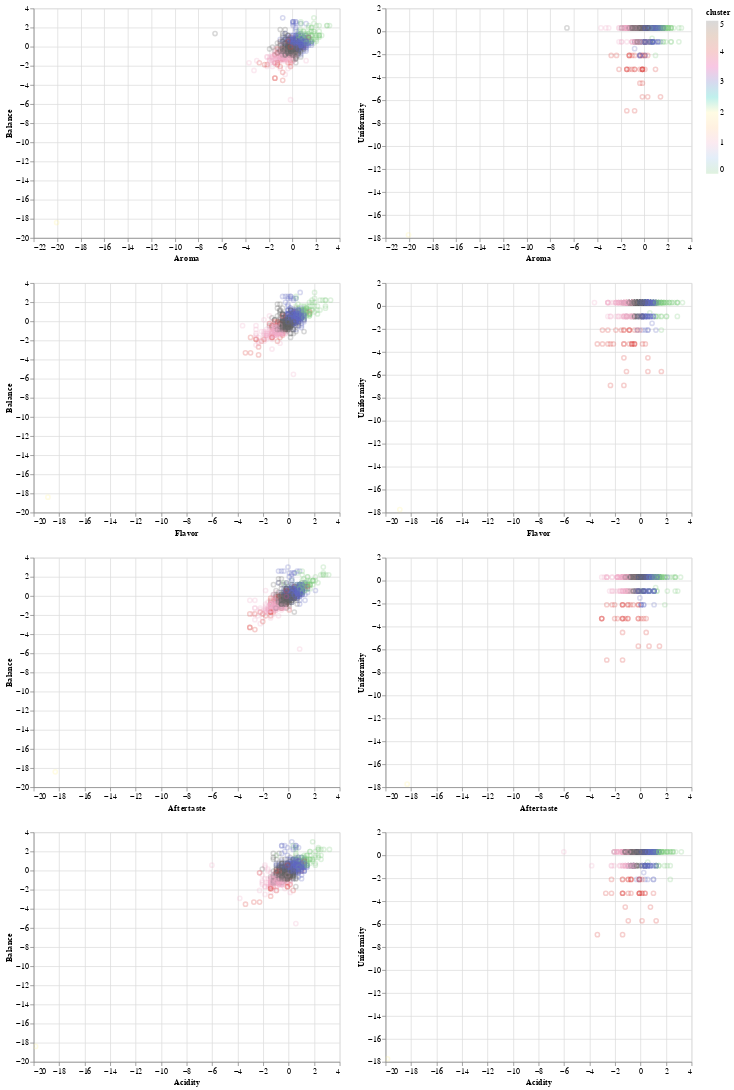

Notebook code for this chart:
### Markdown cell above
Figure 2.1- Scatter matrix created using k=6. Cluster 3 in the light green is shown towards the top-right in all cases.

### Code cell
tidy_coffee_cluster_k7_plot=alt.Chart(tidy_coffee_cluster_k7_df).mark_point(opacity=0.25).encode(
    x=alt.X(alt.repeat("row"),type="quantitative"),
    y=alt.Y(alt.repeat("column"),type="quantitative"),
    color=alt.Color("cluster",scale=alt.Scale(scheme="accent")),
   tooltip =["Species","Country of Origin","Region","Aroma", "Flavor","Aftertaste", "Acidity","Balance",	"Uniformity","cluster"]).repeat(
        row=["Aroma", "Flavor","Aftertaste", "Acidity"],
        column=["Balance",	"Uniformity"]
    ).interactive()

tidy_coffee_cluster_k7_df_untouched=tidy_coffee_cluster_k7_df

tidy_coffee_cluster_k7_plot

### Figure 1 — Vega-Lite specification as saved in the notebook (floating-point values rounded to 4 significant figures; data arrays with more than 128 entries replaced by an {"elided": "..."} marker saying what was removed)
{"config": {"view": {"continuousWidth": 400, "continuousHeight": 300}}, "repeat": {"column": ["Balance", "Uniformity"], "row": ["Aroma", "Flavor", "Aftertaste", "Acidity"]}, "spec": {"data": {"name": "data-0e3d272c1456ae52f97edc1855b1581f"}, "mark": {"type": "point", "opacity": 0.25}, "encoding": {"color": {"field": "cluster", "scale": {"scheme": "accent"}, "type": "quantitative"}, "tooltip": [{"field": "Species", "type": "nominal"}, {"field": "Country of Origin", "type": "nominal"}, {"field": "Region", "type": "nominal"}, {"field": "Aroma", "type": "quantitative"}, {"field": "Flavor", "type": "quantitative"}, {"field": "Aftertaste", "type": "quantitative"}, {"field": "Acidity", "type": "quantitative"}, {"field": "Balance", "type": "quantitative"}, {"field": "Uniformity", "type": "quantitative"}, {"field": "cluster", "type": "quantitative"}], "x": {"field": {"repeat": "row"}, "type": "quantitative"}, "y": {"field": {"repeat": "column"}, "type": "quantitative"}}, "selection": {"selector004": {"type": "interval", "bind": "scales", "encodings": ["x", "y"]}}}, "$schema": "https://vega.github.io/schema/vega-lite/v4.17.0.json", "datasets": {"data-0e3d272c1456ae52f97edc1855b1581f": {"elided": "937 records"}}}
